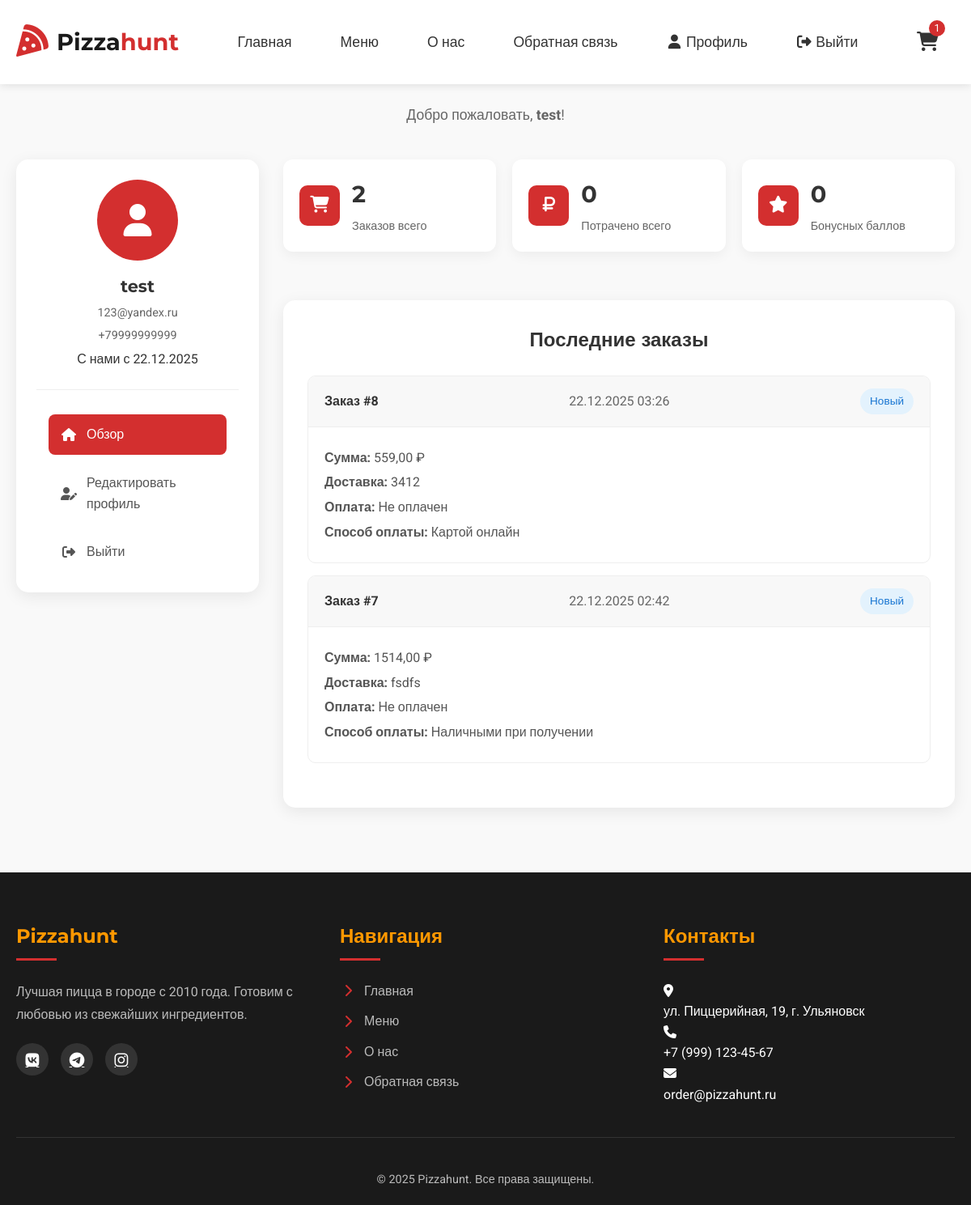
Screenshot of /profile/ (signed in) with the database file from the repository.
### pizzeria/models.py (models this page shows, shortened)
class UserProfile(models.Model):
    user = models.OneToOneField(User, on_delete=models.CASCADE, related_name='profile', verbose_name="Пользователь")
    phone = models.CharField(max_length=20, blank=True, verbose_name="Телефон")
    address = models.TextField(blank=True, verbose_name="Адрес")
    birth_date = models.DateField(null=True, blank=True, verbose_name="Дата рождения")
    avatar = models.ImageField(upload_to='avatars/', null=True, blank=True, verbose_name="Аватар")
    newsletter_subscription = models.BooleanField(default=True, verbose_name="Подписка на рассылку")
    class Meta:
        verbose_name = "Профиль пользователя"
        verbose_name_plural = "Профили пользователей"

class Order(models.Model):
    STATUS_CHOICES = [
        ('new', 'Новый'),
        ('confirmed', 'Подтвержден'),
        ('preparing', 'Готовится'),
        ('delivering', 'Доставляется'),
        ('completed', 'Завершен'),
        ('cancelled', 'Отменен'),
    ]
    PAYMENT_CHOICES = [
        ('cash', 'Наличными при получении'),
        ('card_online', 'Картой онлайн'),
        ('card_courier', 'Картой курьеру'),
    ]
    name = models.CharField(max_length=100, verbose_name="Имя")
    phone = models.CharField(max_length=20, verbose_name="Телефон")
    email = models.EmailField(verbose_name="Email", blank=True)
    address = models.TextField(verbose_name="Адрес доставки")
    comment = models.TextField(blank=True, verbose_name="Комментарий к заказу")
    cart = models.ForeignKey(Cart, on_delete=models.SET_NULL, null=True, blank=True, verbose_name="Корзина")
    total_price = models.DecimalField(max_digits=10, decimal_places=2, verbose_name="Общая сумма")
    status = models.CharField(max_length=20, choices=STATUS_CHOICES, default='new', verbose_name="Статус")
    payment_method = models.CharField(max_length=20, choices=PAYMENT_CHOICES, default='cash', verbose_name="Способ оплаты")
    payment_status = models.BooleanField(default=False, verbose_name="Оплачен")
    created_at = models.DateTimeField(auto_now_add=True, verbose_name="Дата создания")
    updated_at = models.DateTimeField(auto_now=True, verbose_name="Дата обновления")
    class Meta:
        verbose_name = "Заказ"
        verbose_name_plural = "Заказы"
        ordering = ['-created_at']

### pizzeria/views.py (the view)
# urls.py: path('profile/', profile_view, name='profile'),
@login_required
def profile_view(request):
    orders = Order.objects.filter(cart__user=request.user).order_by('-created_at')[:5]
    return render(request, 'pizzeria/profile.html', {
        'orders': orders,
    })

### pizzeria/context_processors.py (called while the page is built)
def cart_context(request):
    cart = get_cart(request)
    cart_total = cart.total_price() if cart else 0
    cart_quantity = cart.total_quantity() if cart else 0
    return {
        'cart': cart,
        'cart_total': cart_total,
        'cart_quantity': cart_quantity,
    }

### pizzeria/models.py (called while the page is built)
    def get_price_by_size(self, size):
        if size == '30':
            return self.price_30
        elif size == '35':
            return self.price_35
        elif size == '40':
            return self.price_40
        return self.price_30

    def total_price(self):
        return sum(item.total_price() for item in self.items.all())

    def total_quantity(self):
        return sum(item.quantity for item in self.items.all())

    def unit_price(self):
        if self.item_type == 'pizza' and self.pizza:
            return self.pizza.get_price_by_size(self.size)
        elif self.item_type == 'combo' and self.combo:
            return self.combo.price
        return 0

    def total_price(self):
        return self.unit_price() * self.quantity

### pizzeria/utils.py (called while the page is built)
def get_cart(request):
    cart = None
    if request.user.is_authenticated:
        cart, created = Cart.objects.get_or_create(user=request.user)
    else:
        session_key = request.session.session_key
        if not session_key:
            request.session.create()
            session_key = request.session.session_key
        cart, created = Cart.objects.get_or_create(session_key=session_key)
    return cart

### pizzeria/templates/pizzeria/profile.html (shortened to what this page needs)
{% extends 'pizzeria/base.html' %} {% load static %}  {% block extra_css %}
<link rel="stylesheet" href="{% static 'css/profile.css' %}" />
{% endblock %} {% block content %}
<section class="profile-section">
  <div class="container">
    <div class="profile-header">
      <h1 class="page-title">Личный кабинет</h1>
      <div class="profile-welcome">
        <p>Добро пожаловать, <strong>{{ user.username }}</strong>!</p>
      </div>
    </div>
    <div class="profile-content">
      <div class="profile-sidebar">
        <div class="user-card">
          <div class="user-avatar">
            {% if user.profile.avatar %}
            <img
              src="{{ user.profile.avatar.url }}"
              alt="{{ user.username }}"
            />
            {% else %}
            <div class="avatar-placeholder">
              <i class="fas fa-user"></i>
            </div>
            {% endif %}
          </div>
          <h3 class="user-name">
            {{ user.get_full_name|default:user.username }}
          </h3>
          <p class="user-email">{{ user.email }}</p>
          <p class="user-phone">
            {{ user.profile.phone|default:"Телефон не указан" }}
          </p>
          <p class="user-since">С нами с {{ user.date_joined|date:"d.m.Y" }}</p>
        </div>
        <nav class="profile-nav">
          <a href="{% url 'profile' %}" class="nav-item active">
            <i class="fas fa-home"></i> Обзор
          </a>
          <a href="{% url 'profile_edit' %}" class="nav-item">
            <i class="fas fa-user-edit"></i> Редактировать профиль
          </a>
          <a href="{% url 'logout' %}" class="nav-item">
            <i class="fas fa-sign-out-alt"></i> Выйти
          </a>
        </nav>
      </div>
      <div class="profile-main">
        <div class="stats-grid">
          <div class="stat-card">
            <div class="stat-icon">
              <i class="fas fa-shopping-cart"></i>
            </div>
            <div class="stat-info">
              <h3 class="stat-value">{{ orders|length }}</h3>
              <p class="stat-label">Заказов всего</p>
            </div>
          </div>
          <div class="stat-card">
            <div class="stat-icon">
              <i class="fas fa-ruble-sign"></i>
            </div>
            <div class="stat-info">
              <h3 class="stat-value">
                {% if total_spent %} {{ total_spent|floatformat:0 }} {% else %}
                0 {% endif %}
              </h3>
              <p class="stat-label">Потрачено всего</p>
            </div>
          </div>
          <div class="stat-card">
            <div class="stat-icon">
              <i class="fas fa-star"></i>
            </div>
            <div class="stat-info">
              <h3 class="stat-value">0</h3>
              <p class="stat-label">Бонусных баллов</p>
            </div>
          </div>
        </div>
        <div class="recent-orders">
          <h2 class="section-title">Последние заказы</h2>
          {% if orders %}
          <div class="orders-list">
            {% for order in orders %}
            <div class="order-item">
              <div class="order-header">
                <div class="order-id">Заказ #{{ order.id }}</div>
                <div class="order-date">
                  {{ order.created_at|date:"d.m.Y H:i" }}
                </div>
                <div class="order-status {{ order.status }}">
                  {{ order.get_status_display }}
                </div>
              </div>
              <div class="order-body">
                <div class="order-info">
                  <p><strong>Сумма:</strong> {{ order.total_price }} ₽</p>
                  <p>
                    <strong>Доставка:</strong> {{ order.address|truncatechars:50}}
                  </p>
                  <p>
                    <strong>Оплата:</strong>
                    {% if order.payment_status %}
                    <span class="text-success">Оплачен</span>
                    {% else %}
                    <span class="text-warning">Не оплачен</span>
                    {% endif %}
                  </p>
                  <p>
                    <strong>Способ оплаты:</strong> {{order.get_payment_method_display }}
                  </p>
                </div>
              </div>
            </div>
            {% endfor %}
          </div>
          {% endif %}
        </div>
      </div>
    </div>
  </div>
</section>
{% endblock %}

### pizzeria/static/css/main.css (style rules this page uses)
:root { --primary-red: #d32f2f; --primary-orange: #ff9800; --dark-bg: #1a1a1a; --light-bg: #f9f9f9; --text-dark: #333; --text-light: #fff; --text-gray: #666; --card-bg: #fff; --shadow: 0 4px 12px rgba(0, 0, 0, 0.08); --shadow-hover: 0 8px 20px rgba(0, 0, 0, 0.12); --transition: all 0.3s ease; --border-radius: 10px; }
* { margin: 0; padding: 0; box-sizing: border-box; }
html, body { height: 100%; }
body { font-family: "Roboto", sans-serif; color: var(--text-dark); background-color: var(--light-bg); line-height: 1.6; display: flex; flex-direction: column; min-height: 100vh; }
h1, h2, h3, h4 { font-family: "Montserrat", sans-serif; font-weight: 700; }
.container { max-width: 1200px; margin: 0 auto; padding: 0 20px; }
.section-title { text-align: center; margin-bottom: 50px; position: relative; }
.nav-item { margin: 0 15px; }

### pizzeria/static/css/profile.css (style rules this page uses)
.profile-section { padding: 40px 0 80px; min-height: 70vh; }
.profile-header { margin-bottom: 40px; text-align: center; }
.profile-welcome { color: #666; font-size: 1.1rem; margin-top: 50px; }
.profile-content { display: grid; grid-template-columns: 300px 1fr; gap: 30px; }
.profile-sidebar { background: white; border-radius: 15px; padding: 25px; box-shadow: 0 5px 20px rgba(0, 0, 0, 0.08); height: fit-content; position: sticky; top: 100px; }
.user-card { text-align: center; margin-bottom: 30px; padding-bottom: 25px; border-bottom: 1px solid #eee; }
.user-avatar { width: 100px; height: 100px; margin: 0 auto 15px; border-radius: 50%; overflow: hidden; background: #f5f5f5; }
.avatar-placeholder { width: 100%; height: 100%; display: flex; align-items: center; justify-content: center; background: #d32f2f; color: white; font-size: 2.5rem; }
.user-name { margin: 0 0 5px 0; font-size: 1.3rem; color: #333; }
.user-email, .user-phone { margin: 5px 0; color: #666; font-size: 0.9rem; }
.profile-nav { display: flex; flex-direction: column; gap: 10px; }
.nav-item { display: flex; align-items: center; gap: 12px; padding: 12px 15px; color: #555; text-decoration: none; border-radius: 8px; transition: all 0.3s; }
.nav-item.active { background: #d32f2f; color: white; }
.nav-item i { width: 20px; text-align: center; }
.profile-main { display: flex; flex-direction: column; gap: 30px; }
.stats-grid { display: grid; grid-template-columns: repeat(auto-fit, minmax(200px, 1fr)); gap: 20px; margin-bottom: 30px; }
.stat-card { background: white; border-radius: 12px; padding: 20px; display: flex; align-items: center; gap: 15px; box-shadow: 0 5px 15px rgba(0, 0, 0, 0.05); }
.stat-icon { width: 50px; height: 50px; background: #d32f2f; border-radius: 10px; display: flex; align-items: center; justify-content: center; color: white; font-size: 1.3rem; }
.stat-info { flex-grow: 1; }
.stat-value { margin: 0; font-size: 1.8rem; color: #333; }
.stat-label { margin: 5px 0 0 0; color: #666; font-size: 0.9rem; }
.recent-orders { background: white; border-radius: 15px; padding: 30px; box-shadow: 0 5px 20px rgba(0, 0, 0, 0.08); }
.section-title { margin: 0 0 25px 0; font-size: 1.5rem; color: #333; }
.orders-list { display: flex; flex-direction: column; gap: 15px; margin-bottom: 25px; }
.order-item { border: 1px solid #eee; border-radius: 10px; overflow: hidden; transition: box-shadow 0.3s; }
.order-header { background: #f8f8f8; padding: 15px 20px; display: flex; justify-content: space-between; align-items: center; border-bottom: 1px solid #eee; }
.order-id { font-weight: bold; color: #333; }
.order-date { color: #666; }
.order-status { padding: 5px 12px; border-radius: 20px; font-size: 0.85rem; font-weight: 500; }
.order-status.new { background: #e3f2fd; color: #1976d2; }
.order-body { padding: 20px; display: flex; justify-content: space-between; align-items: center; }
.order-info p { margin: 5px 0; color: #555; }

### rows the page displays
Order: id "8", created_at "22.12.2025 03:26", status "Новый", total_price "559,00", address "3412", payment_status "Не оплачен", payment_method "Картой онлайн"
Order: id "7", created_at "22.12.2025 02:42", status "Новый", total_price "1514,00", address "fsdfs", payment_status "Не оплачен", payment_method "Наличными при получении"

### other values shown
{{ cart_quantity }} "1"
{{ user.username }} "test"
{{ user.get_full_name|default:user.username }} "test"
{{ user.email }} "123@yandex.ru"
{{ user.profile.phone|default:"Телефон не указан" }} "+79999999999"
{{ user.date_joined|date:"d.m.Y" }} "22.12.2025"
{{ orders|length }} "2"
